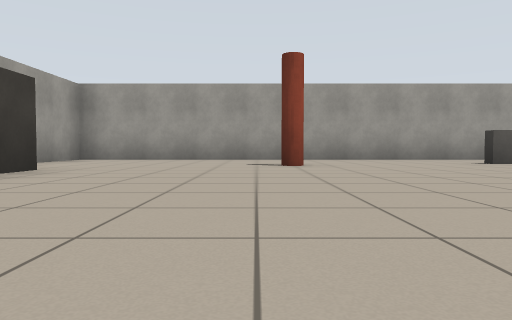
View 1 (above)

20 first-person views from a walk through a robot-simulator world made for Gazebo. The camera is 0.5 m above the floor, tilts 2° down and sees 70° across. The floor is counted in squares, 2 m on a side. Each view is taken from the middle of a square. On the plan, view 1 faces up. The plan holds only what a view shows up to about 9 squares ahead; the rest is blank.

View 2
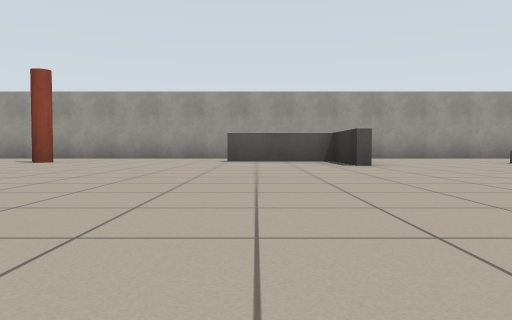

View 3
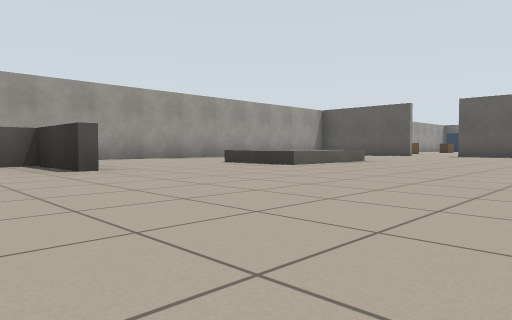

View 4
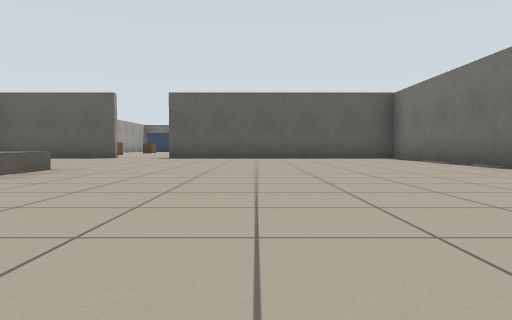

View 5
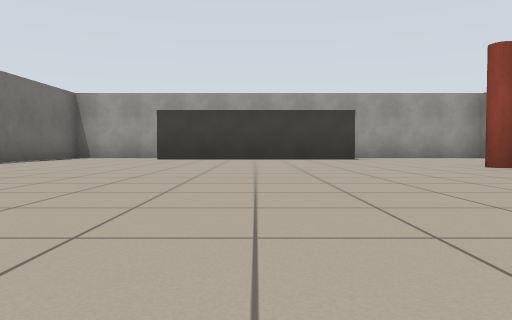

View 6
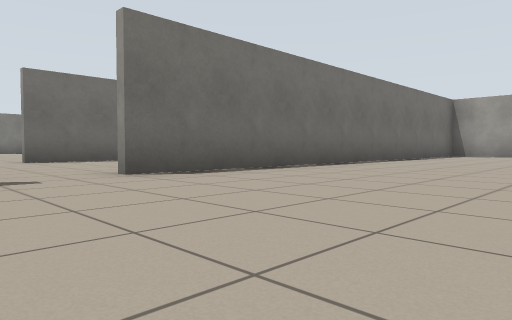

View 7
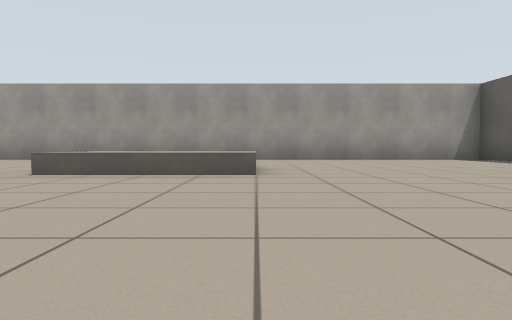

View 8
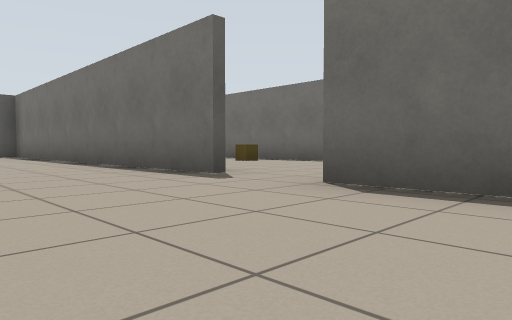

View 9
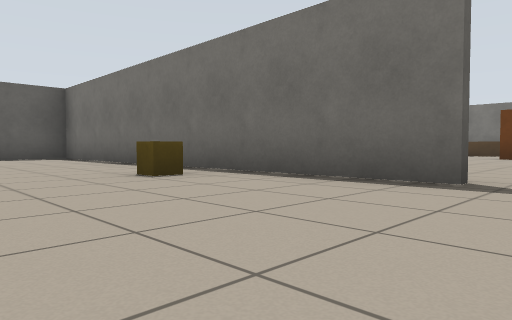

View 10
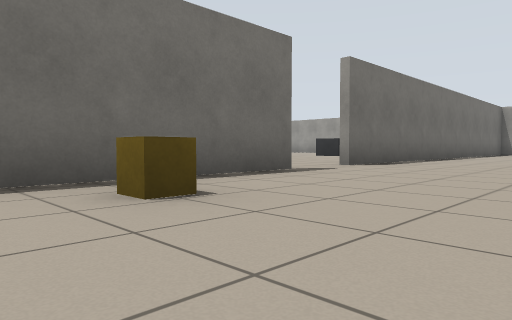

View 11
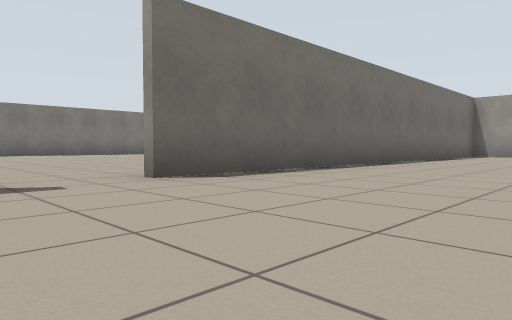

View 12
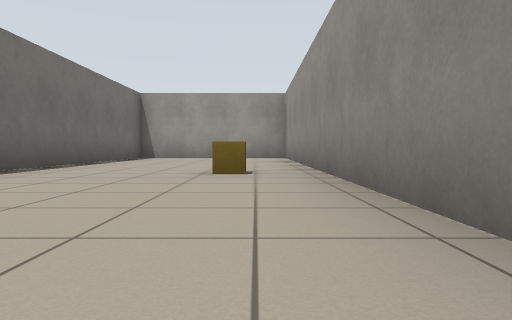

View 13
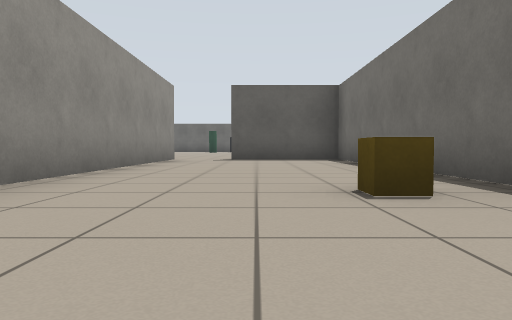

View 14
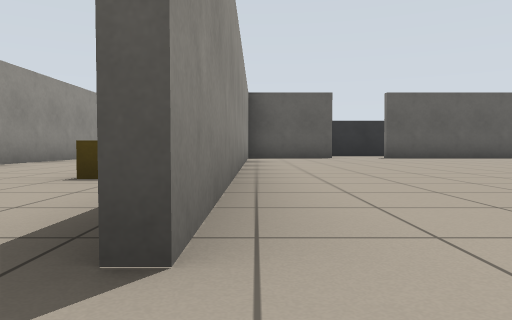

View 15
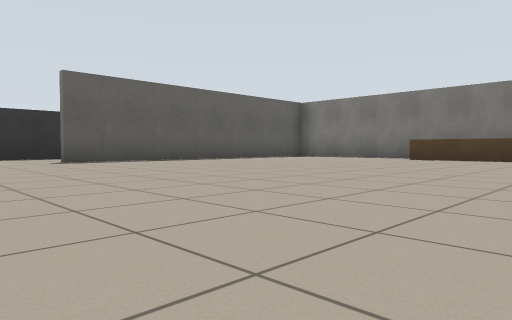

View 16
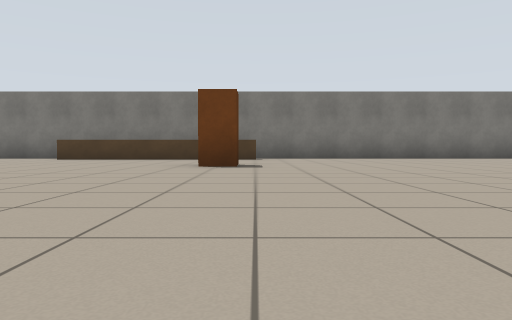

View 17
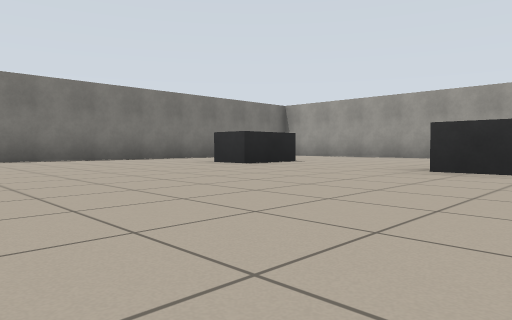

View 18
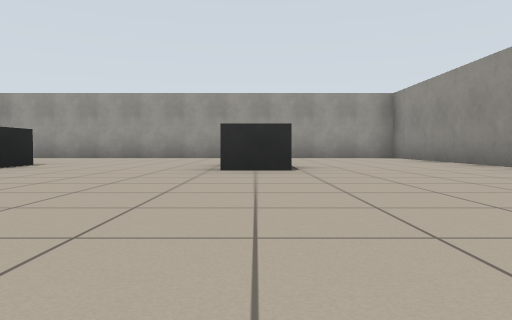

View 19
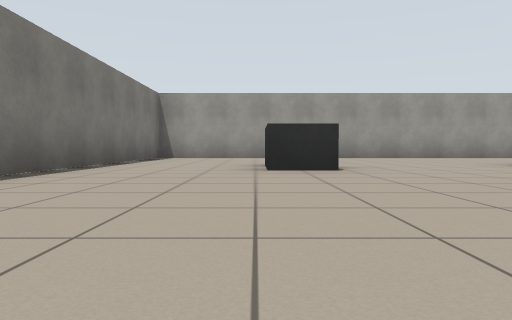

View 20
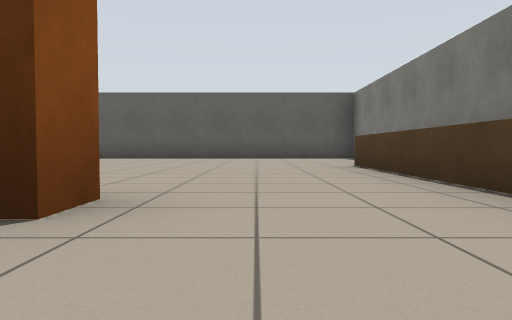

### Floor plan
Ten units are one square. View 1 is at (0, 0); x grows to the right and y downward. Boxes are objects, and circles mark ways between rooms. Rooms are numbered by the first view taken in them; rooms with no view inside come last. Other rooms are left out.
<svg viewBox="-40 -77 190 234">
<path fill="none" stroke="#000" d="M66 22 144 22 144 -30M-24 -40 -24 0M-35 2 -35 19M144 -42 144 -72 -35 -72 -35 -42M-35 22 55 22M41 23 -35 23M66 57 145 57M-35 57 55 57M135 23 94 23M-35 19 -35 60M144 59 144 35M5 58 -35 58M-35 60 -35 152 144 152 144 90M144 79 144 59M142 58 68 58"/>
<rect x="-5" y="-55" width="10" height="10" fill="#bbb"><title>orange pole</title></rect>
<rect x="35" y="-65" width="20" height="10" fill="#bbb"><title>grey box</title></rect>
<rect x="45" y="-55" width="10" height="20" fill="#bbb"><title>grey box</title></rect>
<rect x="75" y="-45" width="30" height="10" fill="#bbb"><title>grey box</title></rect>
<rect x="5" y="25" width="10" height="10" fill="#bbb"><title>brown box</title></rect>
<rect x="85" y="45" width="10" height="10" fill="#bbb"><title>brown box</title></rect>
<rect x="-5" y="125" width="20" height="10" fill="#bbb"><title>dark grey box</title></rect>
<rect x="-5" y="85" width="20" height="10" fill="#bbb"><title>dark grey box</title></rect>
<rect x="65" y="135" width="50" height="10" fill="#bbb"><title>bench</title></rect>
<rect x="65" y="115" width="10" height="10" fill="#bbb"><title>brown box</title></rect>
<circle cx="60" cy="20" r="3" fill="#2a7"/>
<circle cx="60" cy="60" r="3" fill="#2a7"/>
<text x="50" y="-30">1</text>
<text x="50" y="40">2</text>
<text x="50" y="110">3</text>
</svg>
Room 1 opens to room 2. Room 2 opens to room 3.

Where each view was taken, in squares from view 1:
view 1: 0 up, 0 right, facing up
view 2: 1 down, 4 right, facing up
view 3: 0 up, 4 right, facing up-right
view 4: 1 up, 6 right, facing right
view 5: 2 up, 5 right, facing left
view 6: 1 up, 7 right, facing down-left
view 7: 0 up, 10 right, facing up
view 8: 0 up, 4 right, facing down-right
view 9: 3 down, 6 right, facing down-right
view 10: 3 down, 10 right, facing down-left
view 11: 3 down, 7 right, facing down-left
view 12: 3 down, 5 right, facing left
view 13: 4 down, 7 right, facing right
view 14: 6 down, 6 right, facing right
view 15: 7 down, 8 right, facing down-right
view 16: 7 down, 7 right, facing down
view 17: 8 down, 5 right, facing down-left
view 18: 9 down, 5 right, facing left
view 19: 13 down, 5 right, facing left
view 20: 13 down, 6 right, facing right
